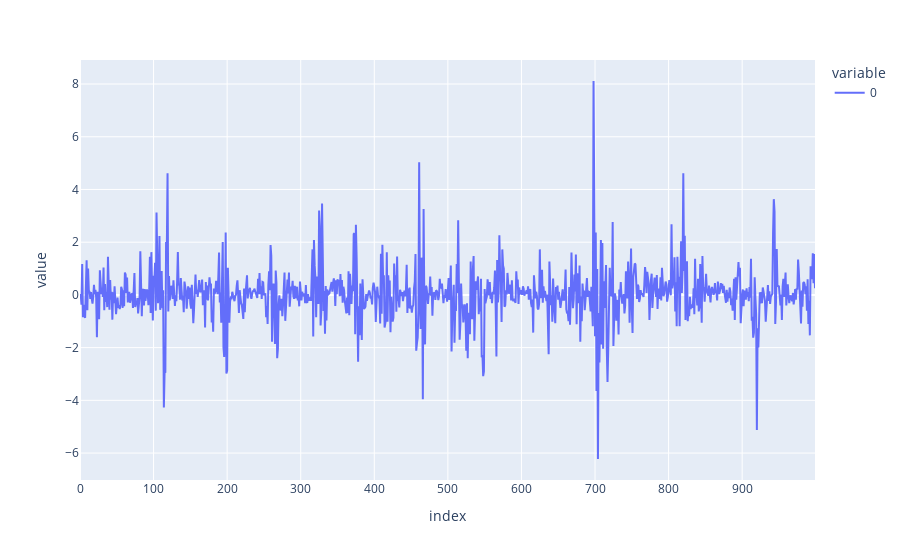

This figure's notebook cell:
### Code cell
px.line(x_superset [0][:1000])

### Figure 1 — Plotly figure (JSON) as saved in the notebook; plotly's stock layout.template omitted (floating-point values rounded to 4 significant figures; data arrays with more than 128 entries replaced by an {"elided": "..."} marker saying what was removed)
{"data": [{"hovertemplate": "variable=0<br>index=%{x}<br>value=%{y}<extra></extra>", "legendgroup": "0", "line": {"color": "#636efa", "dash": "solid"}, "marker": {"symbol": "circle"}, "mode": "lines", "name": "0", "orientation": "v", "showlegend": true, "type": "scatter", "x": {"elided": "1000 int values"}, "xaxis": "x", "y": {"elided": "1000 float values"}, "yaxis": "y"}], "layout": {"legend": {"title": {"text": "variable"}, "tracegroupgap": 0}, "margin": {"t": 60}, "xaxis": {"anchor": "y", "domain": [0, 1], "title": {"text": "index"}}, "yaxis": {"anchor": "x", "domain": [0, 1], "title": {"text": "value"}}}}
